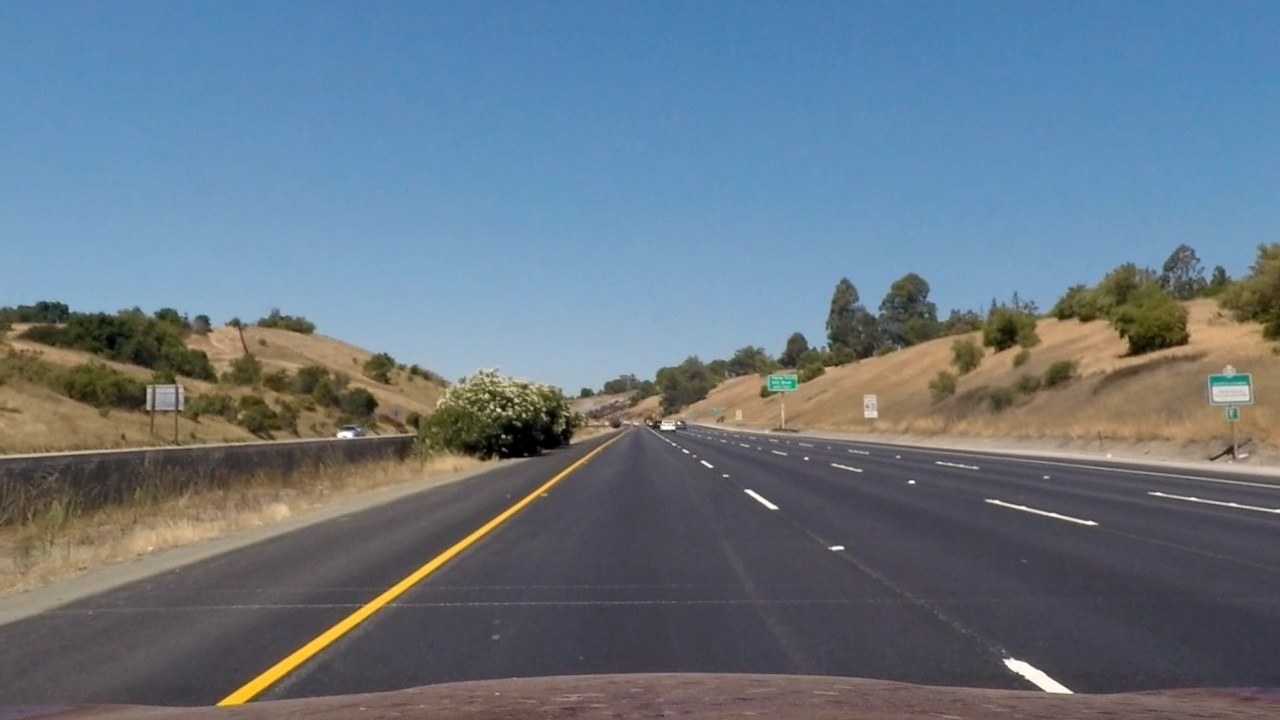
#> input picture output_test_images/straight_lines1_undistorted.jpg, 1280 x 720 px; its folder holds only this picture in this run
$ python perspectivetransform.py
#> lines starting #> are read from the running program, lines starting #| are printed output that depends on the picture
#> further down, img is the input picture: shape (720, 1280, 3); mean R, G, B 103.6, 118.3, 131.6
import cv2
import numpy as np
import glob
import os
import matplotlib.image as mpimg

# TODO: Final SRC and DST points should be optimized
def warper(img):

    # Source and destination points were calculated before.
    src = np.float32([[218., 702.],[564., 468.],[716., 468],[1087., 702.]])
    dst = np.float32([[320., 702.],[320., 0.],[960., 0.],[980., 702.]])

    # Compute and apply perpective transform
    img_size = (img.shape[1], img.shape[0])
    M = cv2.getPerspectiveTransform(src, dst)
    M_Inv = cv2.getPerspectiveTransform(dst, src)

    warped = cv2.warpPerspective(img, M, img_size, flags=cv2.INTER_NEAREST)  # keep same size as input image
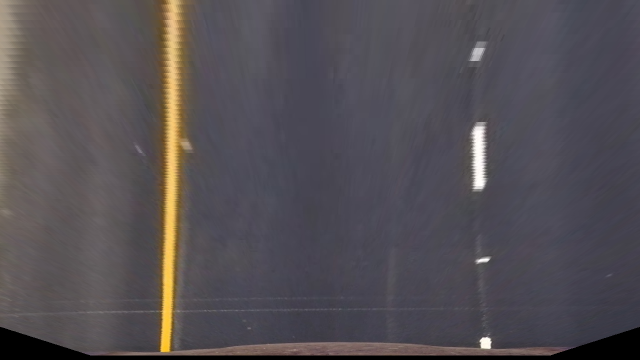
#> warped: shape (720, 1280, 3) (shown at 1/2 size); mean R, G, B 84.1, 79.4, 84.1
    warped_size = (warped.shape[1], warped.shape[0])
    unwarped = cv2.warpPerspective(warped, M_Inv, warped_size, flags=cv2.INTER_NEAREST)  # keep same size as input image
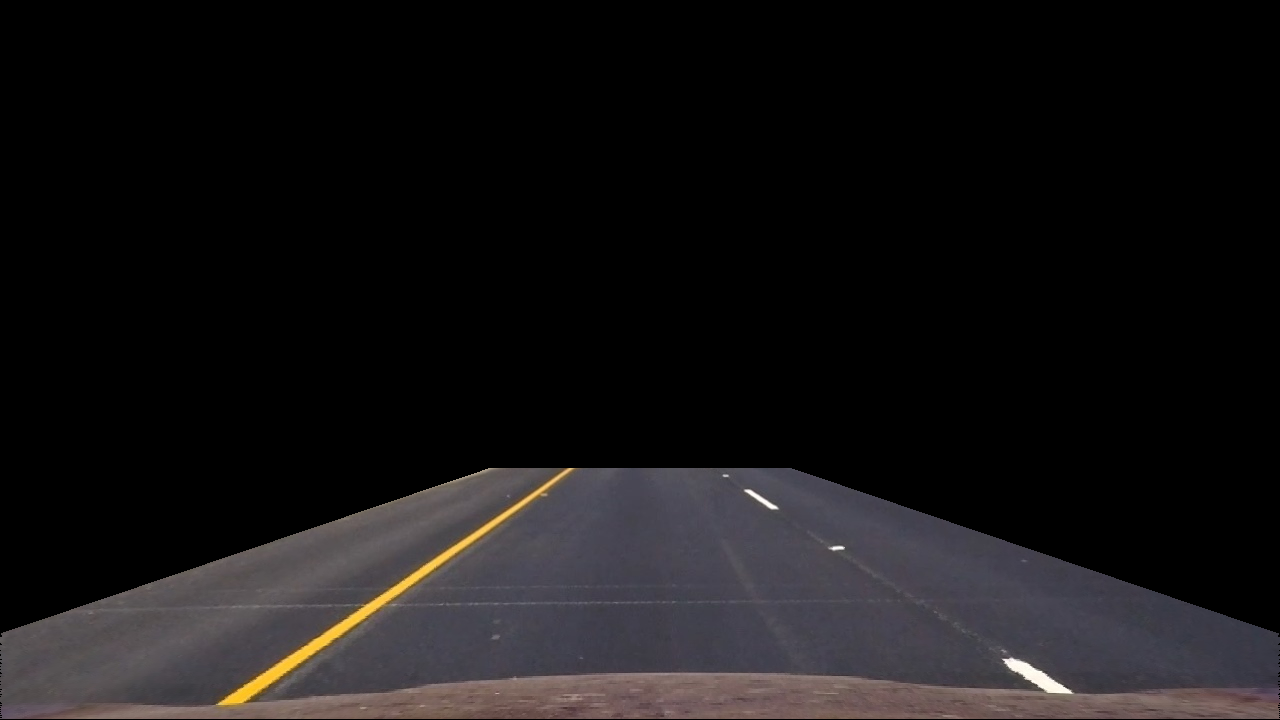
#> unwarped: shape (720, 1280, 3); mean R, G, B 22.5, 20.7, 21.6

    # TODO: return updated from warped, unwarped to warped, unwarped, M, M_Inv
    return warped, unwarped, M, M_Inv


if __name__ == '__main__':


    def saveimage(img_path, image, save_folder):

        foldername, filename = os.path.split(img_path)
        input_img_name, file_extension = os.path.splitext(filename)
        output_filename = input_img_name + "_warped" + file_extension
        mpimg.imsave(save_folder + output_filename, image, cmap='gray')

    test_images = glob.glob('output_test_images/*undistorted*.jpg')

    test_img_output_folder = 'output_test_images/'
    for image in test_images:
        img = mpimg.imread(image)
        warped_img, unwarped_img, M_temp, M_Inv_temp = warper(img)
#> M_temp = [[-0.521, -1.54, 973.9], [0, -2.06, 962.4], [-3.42e-19, -0.0024, 1]]; M_Inv_temp = [[0.237, -0.747, 488], [-4.64e-16, -0.486, 468], [-7.44e-19, -0.00117, 1]]
        saveimage(image, warped_img, test_img_output_folder)

$ run again, on output_test_images/test3_undistorted.jpg
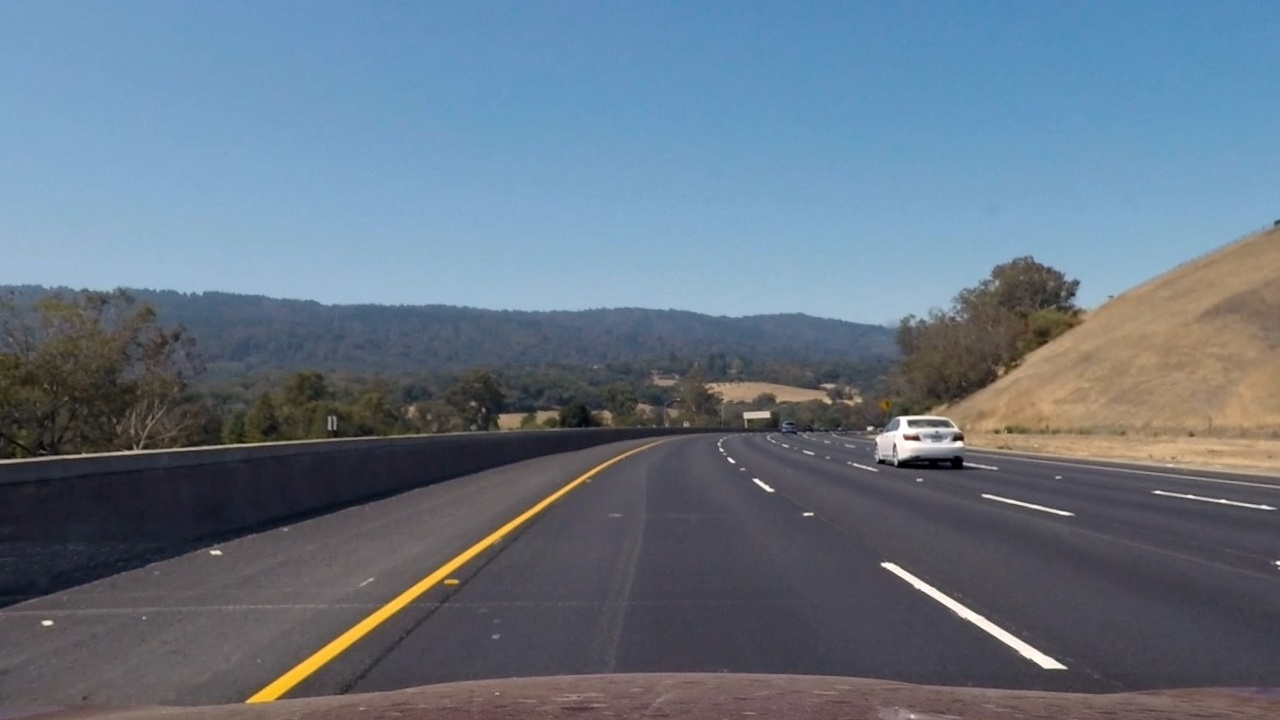
#> input picture output_test_images/test3_undistorted.jpg, 1280 x 720 px
#> img is the input picture: shape (720, 1280, 3); mean R, G, B 101.5, 115.9, 131.1
#> in warper, `warped = cv2.warpPerspective(img, M, img_size, flags=cv2.INTER_NEAREST)`:
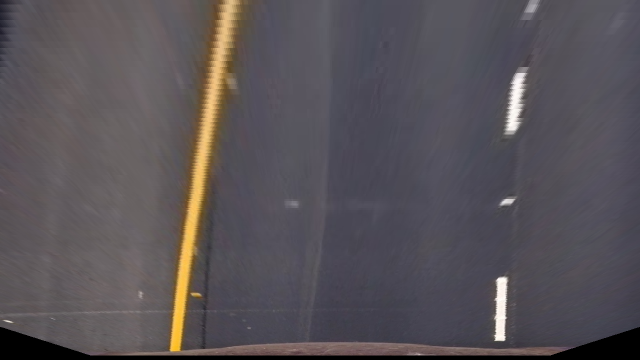
#> warped: shape (720, 1280, 3) (shown at 1/2 size); mean R, G, B 88.1, 82.8, 87.4
#> in warper, `unwarped = cv2.warpPerspective(warped, M_Inv, warped_size, flags=cv2.I..`:
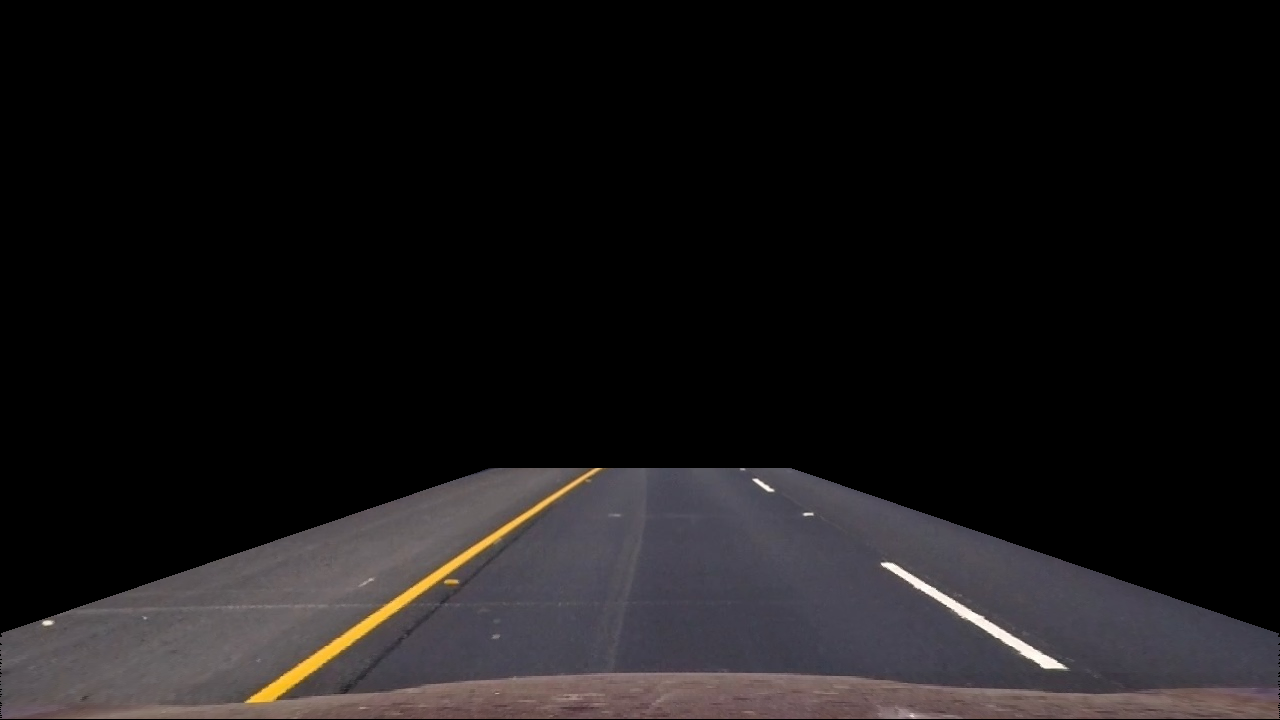
#> unwarped: shape (720, 1280, 3); mean R, G, B 23.8, 21.8, 22.6
#> M_temp = [[-0.521, -1.54, 973.9], [0, -2.06, 962.4], [-3.42e-19, -0.0024, 1]]; M_Inv_temp = [[0.237, -0.747, 488], [-4.64e-16, -0.486, 468], [-7.44e-19, -0.00117, 1]]

$ run again, on output_test_images/test4_undistorted.jpg
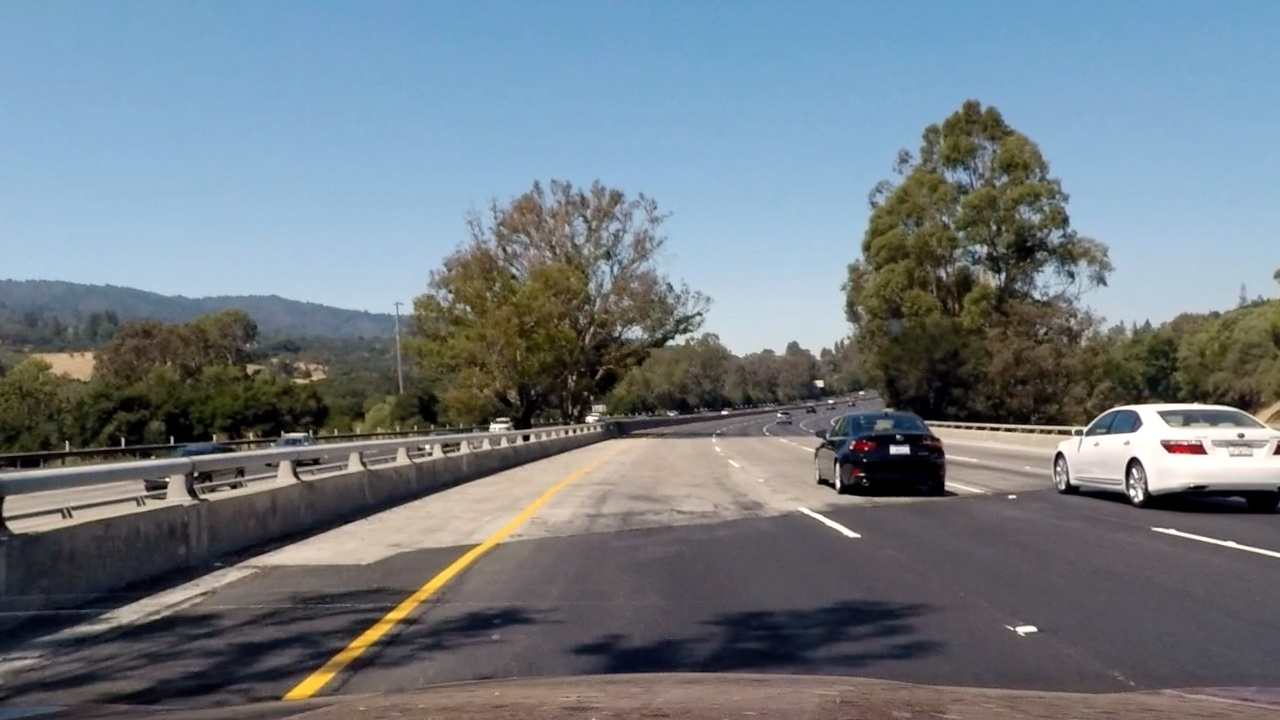
#> input picture output_test_images/test4_undistorted.jpg, 1280 x 720 px
#> img is the input picture: shape (720, 1280, 3); mean R, G, B 112.8, 123.1, 131
#> in warper, `warped = cv2.warpPerspective(img, M, img_size, flags=cv2.INTER_NEAREST)`:
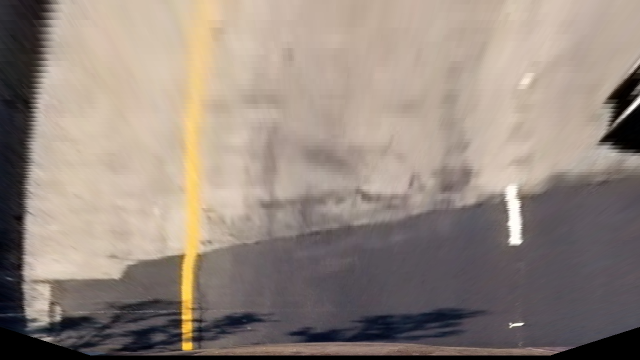
#> warped: shape (720, 1280, 3) (shown at 1/2 size); mean R, G, B 148.3, 135.4, 126.2
#> in warper, `unwarped = cv2.warpPerspective(warped, M_Inv, warped_size, flags=cv2.I..`:
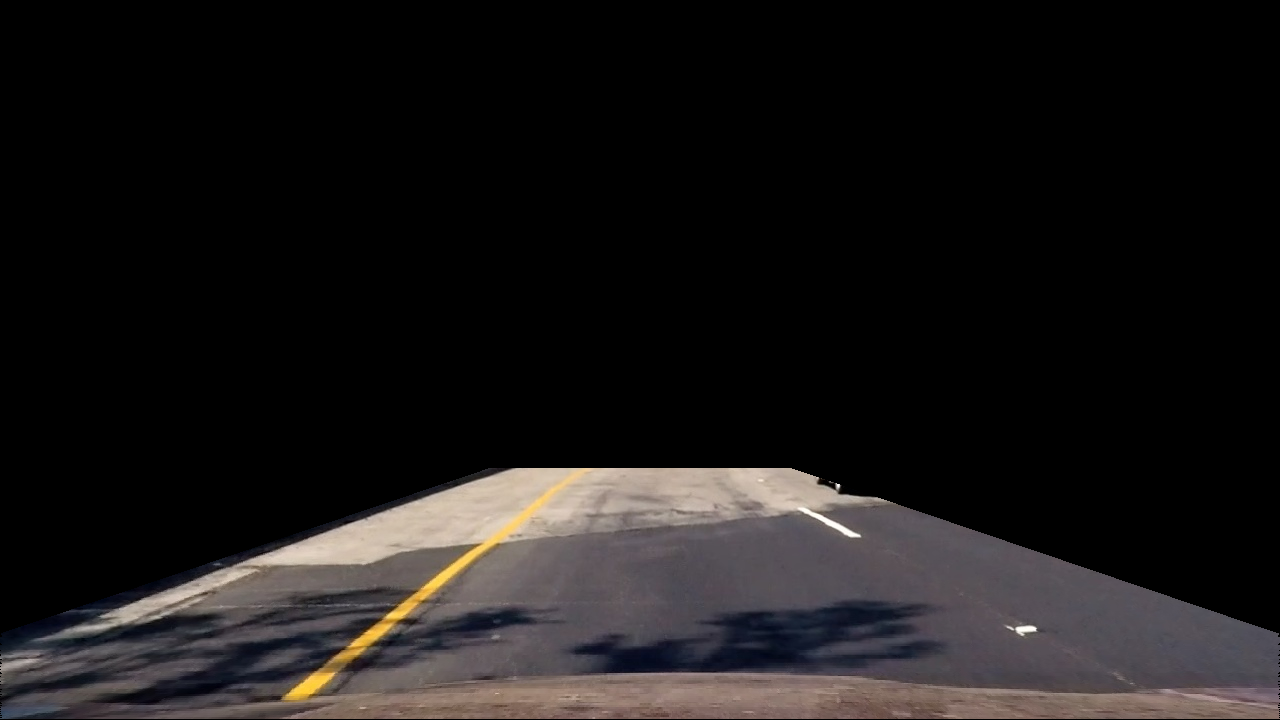
#> unwarped: shape (720, 1280, 3); mean R, G, B 26.4, 24, 23.8
#> M_temp = [[-0.521, -1.54, 973.9], [0, -2.06, 962.4], [-3.42e-19, -0.0024, 1]]; M_Inv_temp = [[0.237, -0.747, 488], [-4.64e-16, -0.486, 468], [-7.44e-19, -0.00117, 1]]
